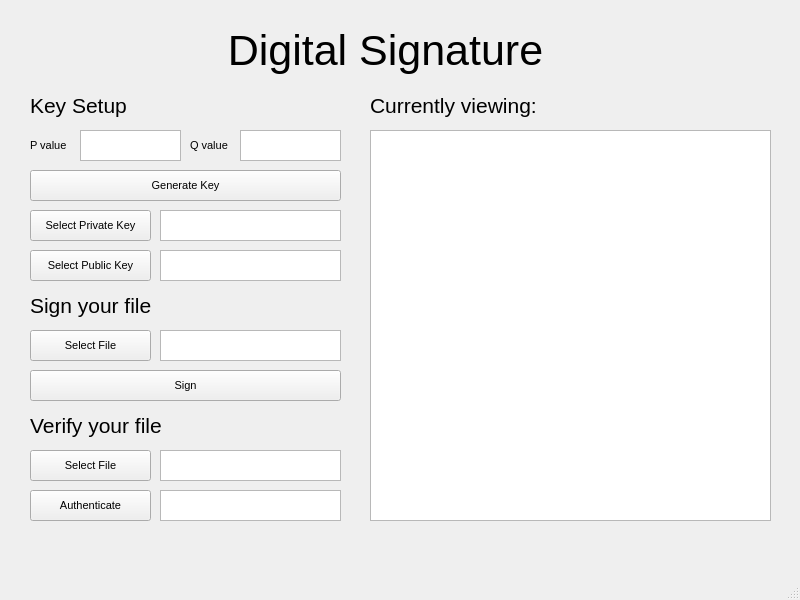
<?xml version="1.0" encoding="UTF-8"?>
<ui version="4.0">
 <class>MainWindow</class>
 <widget class="QMainWindow" name="MainWindow">
  <property name="geometry">
   <rect>
    <x>0</x>
    <y>0</y>
    <width>800</width>
    <height>600</height>
   </rect>
  </property>
  <property name="windowTitle">
   <string>MainWindow</string>
  </property>
  <widget class="QWidget" name="centralwidget">
   <widget class="QLabel" name="label">
    <property name="geometry">
     <rect>
      <x>220</x>
      <y>20</y>
      <width>331</width>
      <height>61</height>
     </rect>
    </property>
    <property name="font">
     <font>
      <pointsize>32</pointsize>
     </font>
    </property>
    <property name="text">
     <string>Digital Signature</string>
    </property>
    <property name="alignment">
     <set>Qt::AlignCenter</set>
    </property>
   </widget>
   <widget class="QPushButton" name="pushButton">
    <property name="geometry">
     <rect>
      <x>30</x>
      <y>210</y>
      <width>121</width>
      <height>31</height>
     </rect>
    </property>
    <property name="font">
     <font>
      <pointsize>8</pointsize>
     </font>
    </property>
    <property name="text">
     <string>Select Private Key</string>
    </property>
   </widget>
   <widget class="QTextBrowser" name="textBrowser_6">
    <property name="geometry">
     <rect>
      <x>370</x>
      <y>130</y>
      <width>401</width>
      <height>391</height>
     </rect>
    </property>
   </widget>
   <widget class="QPushButton" name="pushButton_2">
    <property name="geometry">
     <rect>
      <x>30</x>
      <y>250</y>
      <width>121</width>
      <height>31</height>
     </rect>
    </property>
    <property name="font">
     <font>
      <pointsize>8</pointsize>
     </font>
    </property>
    <property name="text">
     <string>Select Public Key</string>
    </property>
   </widget>
   <widget class="QTextBrowser" name="textBrowser">
    <property name="geometry">
     <rect>
      <x>160</x>
      <y>210</y>
      <width>181</width>
      <height>31</height>
     </rect>
    </property>
   </widget>
   <widget class="QTextBrowser" name="textBrowser_2">
    <property name="geometry">
     <rect>
      <x>160</x>
      <y>250</y>
      <width>181</width>
      <height>31</height>
     </rect>
    </property>
   </widget>
   <widget class="QPushButton" name="pushButton_3">
    <property name="geometry">
     <rect>
      <x>30</x>
      <y>330</y>
      <width>121</width>
      <height>31</height>
     </rect>
    </property>
    <property name="font">
     <font>
      <pointsize>8</pointsize>
     </font>
    </property>
    <property name="text">
     <string>Select File</string>
    </property>
   </widget>
   <widget class="QTextBrowser" name="textBrowser_3">
    <property name="geometry">
     <rect>
      <x>160</x>
      <y>330</y>
      <width>181</width>
      <height>31</height>
     </rect>
    </property>
   </widget>
   <widget class="QLabel" name="label_2">
    <property name="geometry">
     <rect>
      <x>30</x>
      <y>90</y>
      <width>311</width>
      <height>31</height>
     </rect>
    </property>
    <property name="font">
     <font>
      <pointsize>16</pointsize>
     </font>
    </property>
    <property name="text">
     <string>Key Setup</string>
    </property>
    <property name="alignment">
     <set>Qt::AlignLeading|Qt::AlignLeft|Qt::AlignVCenter</set>
    </property>
   </widget>
   <widget class="QLabel" name="label_4">
    <property name="geometry">
     <rect>
      <x>30</x>
      <y>290</y>
      <width>311</width>
      <height>31</height>
     </rect>
    </property>
    <property name="font">
     <font>
      <pointsize>16</pointsize>
     </font>
    </property>
    <property name="text">
     <string>Sign your file</string>
    </property>
    <property name="alignment">
     <set>Qt::AlignLeading|Qt::AlignLeft|Qt::AlignVCenter</set>
    </property>
   </widget>
   <widget class="QLabel" name="label_3">
    <property name="geometry">
     <rect>
      <x>370</x>
      <y>90</y>
      <width>401</width>
      <height>31</height>
     </rect>
    </property>
    <property name="font">
     <font>
      <pointsize>16</pointsize>
     </font>
    </property>
    <property name="text">
     <string>Currently viewing:</string>
    </property>
    <property name="alignment">
     <set>Qt::AlignLeading|Qt::AlignLeft|Qt::AlignVCenter</set>
    </property>
   </widget>
   <widget class="QLabel" name="label_5">
    <property name="geometry">
     <rect>
      <x>30</x>
      <y>410</y>
      <width>311</width>
      <height>31</height>
     </rect>
    </property>
    <property name="font">
     <font>
      <pointsize>16</pointsize>
     </font>
    </property>
    <property name="text">
     <string>Verify your file</string>
    </property>
    <property name="alignment">
     <set>Qt::AlignLeading|Qt::AlignLeft|Qt::AlignVCenter</set>
    </property>
   </widget>
   <widget class="QTextBrowser" name="textBrowser_4">
    <property name="geometry">
     <rect>
      <x>160</x>
      <y>450</y>
      <width>181</width>
      <height>31</height>
     </rect>
    </property>
   </widget>
   <widget class="QPushButton" name="pushButton_4">
    <property name="geometry">
     <rect>
      <x>30</x>
      <y>450</y>
      <width>121</width>
      <height>31</height>
     </rect>
    </property>
    <property name="font">
     <font>
      <pointsize>8</pointsize>
     </font>
    </property>
    <property name="text">
     <string>Select File</string>
    </property>
   </widget>
   <widget class="QTextBrowser" name="textBrowser_5">
    <property name="geometry">
     <rect>
      <x>160</x>
      <y>490</y>
      <width>181</width>
      <height>31</height>
     </rect>
    </property>
   </widget>
   <widget class="QPushButton" name="pushButton_5">
    <property name="geometry">
     <rect>
      <x>30</x>
      <y>490</y>
      <width>121</width>
      <height>31</height>
     </rect>
    </property>
    <property name="font">
     <font>
      <pointsize>8</pointsize>
     </font>
    </property>
    <property name="text">
     <string>Authenticate</string>
    </property>
   </widget>
   <widget class="QPushButton" name="pushButton_6">
    <property name="geometry">
     <rect>
      <x>30</x>
      <y>170</y>
      <width>311</width>
      <height>31</height>
     </rect>
    </property>
    <property name="font">
     <font>
      <pointsize>8</pointsize>
     </font>
    </property>
    <property name="text">
     <string>Generate Key</string>
    </property>
   </widget>
   <widget class="QPushButton" name="pushButton_7">
    <property name="geometry">
     <rect>
      <x>30</x>
      <y>370</y>
      <width>311</width>
      <height>31</height>
     </rect>
    </property>
    <property name="font">
     <font>
      <pointsize>8</pointsize>
     </font>
    </property>
    <property name="text">
     <string>Sign</string>
    </property>
   </widget>
   <widget class="QLabel" name="label_6">
    <property name="geometry">
     <rect>
      <x>30</x>
      <y>130</y>
      <width>41</width>
      <height>31</height>
     </rect>
    </property>
    <property name="font">
     <font>
      <pointsize>8</pointsize>
     </font>
    </property>
    <property name="text">
     <string>P value</string>
    </property>
    <property name="alignment">
     <set>Qt::AlignLeading|Qt::AlignLeft|Qt::AlignVCenter</set>
    </property>
   </widget>
   <widget class="QLabel" name="label_7">
    <property name="geometry">
     <rect>
      <x>190</x>
      <y>130</y>
      <width>41</width>
      <height>31</height>
     </rect>
    </property>
    <property name="font">
     <font>
      <pointsize>8</pointsize>
     </font>
    </property>
    <property name="text">
     <string>Q value</string>
    </property>
    <property name="alignment">
     <set>Qt::AlignLeading|Qt::AlignLeft|Qt::AlignVCenter</set>
    </property>
   </widget>
   <widget class="QTextEdit" name="textEdit_2">
    <property name="geometry">
     <rect>
      <x>240</x>
      <y>130</y>
      <width>101</width>
      <height>31</height>
     </rect>
    </property>
   </widget>
   <widget class="QTextEdit" name="textEdit">
    <property name="geometry">
     <rect>
      <x>80</x>
      <y>130</y>
      <width>101</width>
      <height>31</height>
     </rect>
    </property>
   </widget>
  </widget>
  <widget class="QMenuBar" name="menubar">
   <property name="geometry">
    <rect>
     <x>0</x>
     <y>0</y>
     <width>800</width>
     <height>21</height>
    </rect>
   </property>
  </widget>
  <widget class="QStatusBar" name="statusbar"/>
 </widget>
 <resources/>
 <connections/>
</ui>
